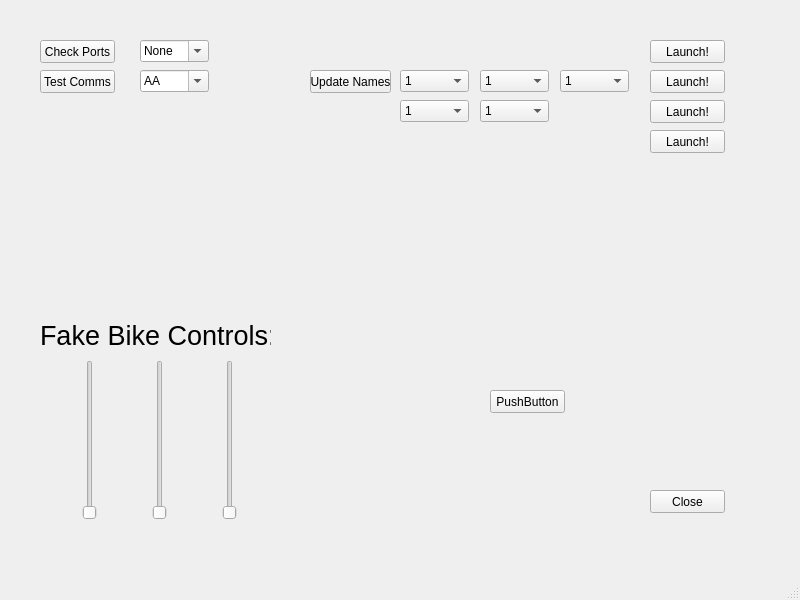
<?xml version="1.0" encoding="UTF-8"?>
<ui version="4.0">
 <class>MainWindow</class>
 <widget class="QMainWindow" name="MainWindow">
  <property name="geometry">
   <rect>
    <x>0</x>
    <y>0</y>
    <width>800</width>
    <height>600</height>
   </rect>
  </property>
  <property name="windowTitle">
   <string>MainWindow</string>
  </property>
  <widget class="QWidget" name="centralwidget">
   <widget class="QPushButton" name="closeButton">
    <property name="geometry">
     <rect>
      <x>650</x>
      <y>490</y>
      <width>75</width>
      <height>23</height>
     </rect>
    </property>
    <property name="text">
     <string>Close</string>
    </property>
   </widget>
   <widget class="QPushButton" name="testportsButton">
    <property name="geometry">
     <rect>
      <x>40</x>
      <y>40</y>
      <width>75</width>
      <height>23</height>
     </rect>
    </property>
    <property name="text">
     <string>Check Ports</string>
    </property>
   </widget>
   <widget class="QPushButton" name="pushButton_3">
    <property name="geometry">
     <rect>
      <x>490</x>
      <y>390</y>
      <width>75</width>
      <height>23</height>
     </rect>
    </property>
    <property name="text">
     <string>PushButton</string>
    </property>
   </widget>
   <widget class="QComboBox" name="SerialList">
    <property name="geometry">
     <rect>
      <x>140</x>
      <y>40</y>
      <width>69</width>
      <height>22</height>
     </rect>
    </property>
    <property name="editable">
     <bool>true</bool>
    </property>
    <property name="maxVisibleItems">
     <number>20</number>
    </property>
    <item>
     <property name="text">
      <string>None</string>
     </property>
    </item>
    <item>
     <property name="text">
      <string>None2</string>
     </property>
    </item>
   </widget>
   <widget class="QPushButton" name="testComms">
    <property name="geometry">
     <rect>
      <x>40</x>
      <y>70</y>
      <width>75</width>
      <height>23</height>
     </rect>
    </property>
    <property name="text">
     <string>Test Comms</string>
    </property>
   </widget>
   <widget class="QComboBox" name="CommsList">
    <property name="geometry">
     <rect>
      <x>140</x>
      <y>70</y>
      <width>69</width>
      <height>22</height>
     </rect>
    </property>
    <property name="editable">
     <bool>true</bool>
    </property>
    <property name="duplicatesEnabled">
     <bool>true</bool>
    </property>
    <item>
     <property name="text">
      <string>AA</string>
     </property>
    </item>
    <item>
     <property name="text">
      <string>BB</string>
     </property>
    </item>
   </widget>
   <widget class="QLabel" name="CommsResult">
    <property name="geometry">
     <rect>
      <x>40</x>
      <y>100</y>
      <width>171</width>
      <height>16</height>
     </rect>
    </property>
    <property name="text">
     <string/>
    </property>
   </widget>
   <widget class="QLabel" name="VTestResult">
    <property name="geometry">
     <rect>
      <x>40</x>
      <y>120</y>
      <width>46</width>
      <height>51</height>
     </rect>
    </property>
    <property name="text">
     <string/>
    </property>
   </widget>
   <widget class="QPushButton" name="Launch0">
    <property name="geometry">
     <rect>
      <x>650</x>
      <y>40</y>
      <width>75</width>
      <height>23</height>
     </rect>
    </property>
    <property name="text">
     <string>Launch!</string>
    </property>
   </widget>
   <widget class="QComboBox" name="BSel1a">
    <property name="geometry">
     <rect>
      <x>400</x>
      <y>70</y>
      <width>69</width>
      <height>22</height>
     </rect>
    </property>
    <property name="duplicatesEnabled">
     <bool>true</bool>
    </property>
    <item>
     <property name="text">
      <string>1</string>
     </property>
    </item>
    <item>
     <property name="text">
      <string>2</string>
     </property>
    </item>
    <item>
     <property name="text">
      <string>3</string>
     </property>
    </item>
    <item>
     <property name="text">
      <string>1</string>
     </property>
    </item>
    <item>
     <property name="text">
      <string>2</string>
     </property>
    </item>
    <item>
     <property name="text">
      <string>3</string>
     </property>
    </item>
    <item>
     <property name="text">
      <string>1</string>
     </property>
    </item>
    <item>
     <property name="text">
      <string>2</string>
     </property>
    </item>
    <item>
     <property name="text">
      <string>3</string>
     </property>
    </item>
    <item>
     <property name="text">
      <string>1</string>
     </property>
    </item>
    <item>
     <property name="text">
      <string>2</string>
     </property>
    </item>
    <item>
     <property name="text">
      <string>3</string>
     </property>
    </item>
    <item>
     <property name="text">
      <string>1</string>
     </property>
    </item>
    <item>
     <property name="text">
      <string>2</string>
     </property>
    </item>
    <item>
     <property name="text">
      <string>3</string>
     </property>
    </item>
    <item>
     <property name="text">
      <string>None</string>
     </property>
    </item>
   </widget>
   <widget class="QComboBox" name="BSel2a">
    <property name="geometry">
     <rect>
      <x>480</x>
      <y>70</y>
      <width>69</width>
      <height>22</height>
     </rect>
    </property>
    <property name="duplicatesEnabled">
     <bool>true</bool>
    </property>
    <item>
     <property name="text">
      <string>1</string>
     </property>
    </item>
    <item>
     <property name="text">
      <string>2</string>
     </property>
    </item>
    <item>
     <property name="text">
      <string>3</string>
     </property>
    </item>
    <item>
     <property name="text">
      <string>1</string>
     </property>
    </item>
    <item>
     <property name="text">
      <string>2</string>
     </property>
    </item>
    <item>
     <property name="text">
      <string>3</string>
     </property>
    </item>
    <item>
     <property name="text">
      <string>1</string>
     </property>
    </item>
    <item>
     <property name="text">
      <string>2</string>
     </property>
    </item>
    <item>
     <property name="text">
      <string>3</string>
     </property>
    </item>
    <item>
     <property name="text">
      <string>1</string>
     </property>
    </item>
    <item>
     <property name="text">
      <string>2</string>
     </property>
    </item>
    <item>
     <property name="text">
      <string>3</string>
     </property>
    </item>
    <item>
     <property name="text">
      <string>1</string>
     </property>
    </item>
    <item>
     <property name="text">
      <string>2</string>
     </property>
    </item>
    <item>
     <property name="text">
      <string>3</string>
     </property>
    </item>
    <item>
     <property name="text">
      <string>None</string>
     </property>
    </item>
   </widget>
   <widget class="QComboBox" name="BSel3a">
    <property name="geometry">
     <rect>
      <x>560</x>
      <y>70</y>
      <width>69</width>
      <height>22</height>
     </rect>
    </property>
    <property name="duplicatesEnabled">
     <bool>true</bool>
    </property>
    <item>
     <property name="text">
      <string>1</string>
     </property>
    </item>
    <item>
     <property name="text">
      <string>2</string>
     </property>
    </item>
    <item>
     <property name="text">
      <string>3</string>
     </property>
    </item>
    <item>
     <property name="text">
      <string>1</string>
     </property>
    </item>
    <item>
     <property name="text">
      <string>2</string>
     </property>
    </item>
    <item>
     <property name="text">
      <string>3</string>
     </property>
    </item>
    <item>
     <property name="text">
      <string>1</string>
     </property>
    </item>
    <item>
     <property name="text">
      <string>2</string>
     </property>
    </item>
    <item>
     <property name="text">
      <string>3</string>
     </property>
    </item>
    <item>
     <property name="text">
      <string>1</string>
     </property>
    </item>
    <item>
     <property name="text">
      <string>2</string>
     </property>
    </item>
    <item>
     <property name="text">
      <string>3</string>
     </property>
    </item>
    <item>
     <property name="text">
      <string>1</string>
     </property>
    </item>
    <item>
     <property name="text">
      <string>2</string>
     </property>
    </item>
    <item>
     <property name="text">
      <string>3</string>
     </property>
    </item>
    <item>
     <property name="text">
      <string>None</string>
     </property>
    </item>
   </widget>
   <widget class="QSlider" name="FBike1">
    <property name="geometry">
     <rect>
      <x>80</x>
      <y>360</y>
      <width>19</width>
      <height>160</height>
     </rect>
    </property>
    <property name="maximum">
     <number>35</number>
    </property>
    <property name="orientation">
     <enum>Qt::Vertical</enum>
    </property>
   </widget>
   <widget class="QSlider" name="FBike2">
    <property name="geometry">
     <rect>
      <x>150</x>
      <y>360</y>
      <width>19</width>
      <height>160</height>
     </rect>
    </property>
    <property name="maximum">
     <number>35</number>
    </property>
    <property name="orientation">
     <enum>Qt::Vertical</enum>
    </property>
   </widget>
   <widget class="QSlider" name="FBike3">
    <property name="geometry">
     <rect>
      <x>220</x>
      <y>360</y>
      <width>19</width>
      <height>160</height>
     </rect>
    </property>
    <property name="maximum">
     <number>35</number>
    </property>
    <property name="singleStep">
     <number>1</number>
    </property>
    <property name="orientation">
     <enum>Qt::Vertical</enum>
    </property>
   </widget>
   <widget class="QLabel" name="label">
    <property name="geometry">
     <rect>
      <x>40</x>
      <y>320</y>
      <width>231</width>
      <height>31</height>
     </rect>
    </property>
    <property name="font">
     <font>
      <pointsize>20</pointsize>
     </font>
    </property>
    <property name="text">
     <string>Fake Bike Controls:</string>
    </property>
   </widget>
   <widget class="QPushButton" name="Launch1">
    <property name="geometry">
     <rect>
      <x>650</x>
      <y>70</y>
      <width>75</width>
      <height>23</height>
     </rect>
    </property>
    <property name="text">
     <string>Launch!</string>
    </property>
   </widget>
   <widget class="QPushButton" name="Launch2">
    <property name="geometry">
     <rect>
      <x>650</x>
      <y>100</y>
      <width>75</width>
      <height>23</height>
     </rect>
    </property>
    <property name="text">
     <string>Launch!</string>
    </property>
   </widget>
   <widget class="QPushButton" name="Launch3">
    <property name="geometry">
     <rect>
      <x>650</x>
      <y>130</y>
      <width>75</width>
      <height>23</height>
     </rect>
    </property>
    <property name="text">
     <string>Launch!</string>
    </property>
   </widget>
   <widget class="QPushButton" name="UpdateNames">
    <property name="geometry">
     <rect>
      <x>310</x>
      <y>70</y>
      <width>81</width>
      <height>23</height>
     </rect>
    </property>
    <property name="text">
     <string>Update Names</string>
    </property>
   </widget>
   <widget class="QComboBox" name="BSel1b">
    <property name="geometry">
     <rect>
      <x>400</x>
      <y>100</y>
      <width>69</width>
      <height>22</height>
     </rect>
    </property>
    <property name="duplicatesEnabled">
     <bool>true</bool>
    </property>
    <item>
     <property name="text">
      <string>1</string>
     </property>
    </item>
    <item>
     <property name="text">
      <string>2</string>
     </property>
    </item>
    <item>
     <property name="text">
      <string>3</string>
     </property>
    </item>
    <item>
     <property name="text">
      <string>1</string>
     </property>
    </item>
    <item>
     <property name="text">
      <string>2</string>
     </property>
    </item>
    <item>
     <property name="text">
      <string>3</string>
     </property>
    </item>
    <item>
     <property name="text">
      <string>1</string>
     </property>
    </item>
    <item>
     <property name="text">
      <string>2</string>
     </property>
    </item>
    <item>
     <property name="text">
      <string>3</string>
     </property>
    </item>
    <item>
     <property name="text">
      <string>1</string>
     </property>
    </item>
    <item>
     <property name="text">
      <string>2</string>
     </property>
    </item>
    <item>
     <property name="text">
      <string>3</string>
     </property>
    </item>
    <item>
     <property name="text">
      <string>1</string>
     </property>
    </item>
    <item>
     <property name="text">
      <string>2</string>
     </property>
    </item>
    <item>
     <property name="text">
      <string>3</string>
     </property>
    </item>
    <item>
     <property name="text">
      <string>None</string>
     </property>
    </item>
   </widget>
   <widget class="QComboBox" name="BSel2b">
    <property name="geometry">
     <rect>
      <x>480</x>
      <y>100</y>
      <width>69</width>
      <height>22</height>
     </rect>
    </property>
    <property name="duplicatesEnabled">
     <bool>true</bool>
    </property>
    <item>
     <property name="text">
      <string>1</string>
     </property>
    </item>
    <item>
     <property name="text">
      <string>2</string>
     </property>
    </item>
    <item>
     <property name="text">
      <string>3</string>
     </property>
    </item>
    <item>
     <property name="text">
      <string>1</string>
     </property>
    </item>
    <item>
     <property name="text">
      <string>2</string>
     </property>
    </item>
    <item>
     <property name="text">
      <string>3</string>
     </property>
    </item>
    <item>
     <property name="text">
      <string>1</string>
     </property>
    </item>
    <item>
     <property name="text">
      <string>2</string>
     </property>
    </item>
    <item>
     <property name="text">
      <string>3</string>
     </property>
    </item>
    <item>
     <property name="text">
      <string>1</string>
     </property>
    </item>
    <item>
     <property name="text">
      <string>2</string>
     </property>
    </item>
    <item>
     <property name="text">
      <string>3</string>
     </property>
    </item>
    <item>
     <property name="text">
      <string>1</string>
     </property>
    </item>
    <item>
     <property name="text">
      <string>2</string>
     </property>
    </item>
    <item>
     <property name="text">
      <string>3</string>
     </property>
    </item>
    <item>
     <property name="text">
      <string>None</string>
     </property>
    </item>
   </widget>
  </widget>
  <widget class="QMenuBar" name="menubar">
   <property name="geometry">
    <rect>
     <x>0</x>
     <y>0</y>
     <width>800</width>
     <height>21</height>
    </rect>
   </property>
  </widget>
  <widget class="QStatusBar" name="statusbar"/>
 </widget>
 <resources/>
 <connections>
  <connection>
   <sender>closeButton</sender>
   <signal>clicked()</signal>
   <receiver>MainWindow</receiver>
   <slot>close()</slot>
   <hints>
    <hint type="sourcelabel">
     <x>662</x>
     <y>527</y>
    </hint>
    <hint type="destinationlabel">
     <x>660</x>
     <y>564</y>
    </hint>
   </hints>
  </connection>
 </connections>
</ui>
